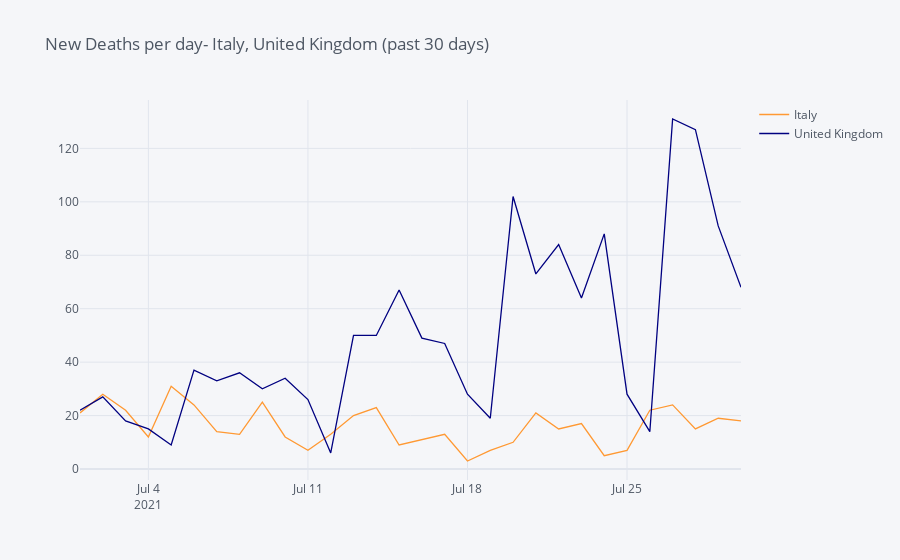

Write notebook code for a chart like this one.
### Code cell
icountry_compare('ITA','GBR')

### Figure 1 — Plotly figure (JSON) as saved in the notebook; plotly's stock layout.template omitted (floating-point values rounded to 4 significant figures)
{"data": [{"line": {"color": "rgba(255, 153, 51, 1.0)", "dash": "solid", "shape": "linear", "width": 1.3}, "mode": "lines", "name": "Italy", "text": "", "type": "scatter", "x": ["2021-07-01", "2021-07-02", "2021-07-03", "2021-07-04", "2021-07-05", "2021-07-06", "2021-07-07", "2021-07-08", "2021-07-09", "2021-07-10", "2021-07-11", "2021-07-12", "2021-07-13", "2021-07-14", "2021-07-15", "2021-07-16", "2021-07-17", "2021-07-18", "2021-07-19", "2021-07-20", "2021-07-21", "2021-07-22", "2021-07-23", "2021-07-24", "2021-07-25", "2021-07-26", "2021-07-27", "2021-07-28", "2021-07-29", "2021-07-30"], "y": [21, 28, 22, 12, 31, 24, 14, 13, 25, 12, 7, 13, 20, 23, 9, 11, 13, 3, 7, 10, 21, 15, 17, 5, 7, 22, 24, 15, 19, 18]}, {"line": {"color": "rgba(0, 0, 128, 1.0)", "dash": "solid", "shape": "linear", "width": 1.3}, "mode": "lines", "name": "United Kingdom", "text": "", "type": "scatter", "x": ["2021-07-01", "2021-07-02", "2021-07-03", "2021-07-04", "2021-07-05", "2021-07-06", "2021-07-07", "2021-07-08", "2021-07-09", "2021-07-10", "2021-07-11", "2021-07-12", "2021-07-13", "2021-07-14", "2021-07-15", "2021-07-16", "2021-07-17", "2021-07-18", "2021-07-19", "2021-07-20", "2021-07-21", "2021-07-22", "2021-07-23", "2021-07-24", "2021-07-25", "2021-07-26", "2021-07-27", "2021-07-28", "2021-07-29", "2021-07-30"], "y": [22, 27, 18, 15, 9, 37, 33, 36, 30, 34, 26, 6, 50, 50, 67, 49, 47, 28, 19, 102, 73, 84, 64, 88, 28, 14, 131, 127, 91, 68]}], "layout": {"legend": {"bgcolor": "#F5F6F9", "font": {"color": "#4D5663"}}, "paper_bgcolor": "#F5F6F9", "plot_bgcolor": "#F5F6F9", "title": {"font": {"color": "#4D5663"}, "text": "New Deaths per day- Italy, United Kingdom (past 30 days)"}, "xaxis": {"gridcolor": "#E1E5ED", "showgrid": true, "tickfont": {"color": "#4D5663"}, "title": {"font": {"color": "#4D5663"}, "text": ""}, "zerolinecolor": "#E1E5ED"}, "yaxis": {"gridcolor": "#E1E5ED", "showgrid": true, "tickfont": {"color": "#4D5663"}, "title": {"font": {"color": "#4D5663"}, "text": ""}, "zerolinecolor": "#E1E5ED"}}}
